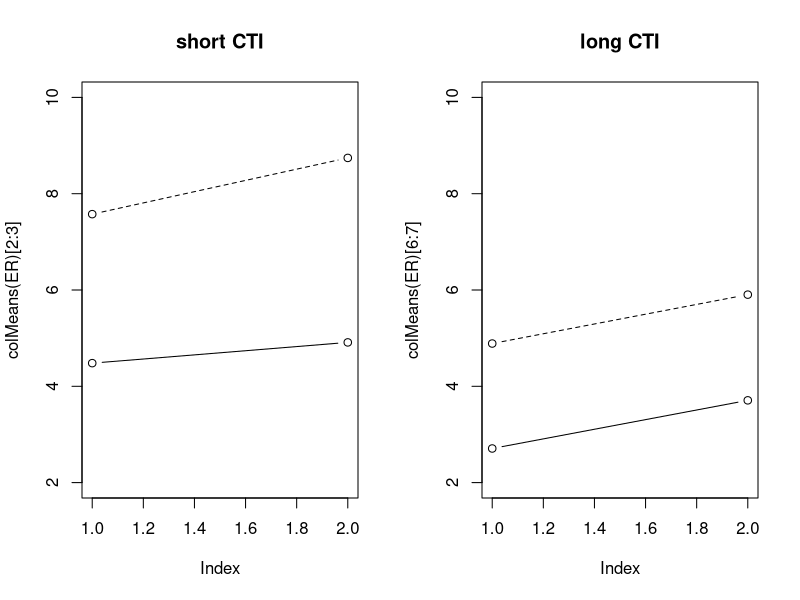

Write the R code that produced this figure. (Note: this script raises an error after producing the figure.)
rm(list=ls())
Data <- read.table('trial_level_data.csv',header=T,sep=',')

#Columns in data indicate:
#1: trl_idx (trial index within participants)
#2: RT (response time; miss trial RT is set to zero, for false alarms this is negative because the response was prior to the stimulus)
#3: response (1 or 0, indicating if a response was given or not)
#4: subj_idx (participant index, starting at zero)
#5: condition (0=catch, 1=valid, 2=invalid)
#6: difficulty (0=catch, 1=easy, 2=difficult)
#7: stim (0=catch, 1=stim present);
#8: correct (1=correct, 0=incorrect)
#9: cti: (0=short interval, 1=long interval)


## stats for misses ##

#excluce catch trials
Data <- subset(Data,condition!=0)

#For the main analyses exclude trials where ppts respond before target onset (i.e., false alarms)
#seperately create a DF without misses but with false alarms (i.e. rt==0)
FalseAlarms <- subset(Data,rt != 0) #exclude misses
Data <- subset(Data,rt>=0)

#double check if everything is there
table(Data$subj_idx)
table(Data$condition,Data$difficulty,Data$cti)
table(Data$subj_idx,Data$condition,Data$difficulty,Data$cti)

#reshape and make a plot
library(reshape)
ER <- with(Data,aggregate(correct,by=list(condition=condition,difficulty=difficulty,cti=cti,subj_idx=subj_idx),mean));ER <- cast(ER,subj_idx~cti+difficulty+condition)
ER <- ER*100;ER <- 100-ER
par(mfrow=c(1,2))
plot(colMeans(ER)[2:3],type='b',ylim=c(2,10),main='short CTI')
lines(colMeans(ER)[4:5],type='b',lty=2)
plot(colMeans(ER)[6:7],type='b',ylim=c(2,10),main="long CTI")
lines(colMeans(ER)[8:9],type='b',lty=2)

#Now run mixed model analysis
library(lme4);library(car);library(effects);library(multcomp)
Data$condition <- as.factor(Data$condition)
Data$difficulty <- as.factor(Data$difficulty)
Data$cti <- as.factor(Data$cti)
fit <- glmer(correct~condition*difficulty*cti+(1|subj_idx),data=Data,family=binomial,glmerControl(optimizer="bobyqa",optCtrl=list(maxfun=500000)))
fit_a <- glmer(correct~condition*difficulty*cti+(condition|subj_idx),data=Data,family=binomial,glmerControl(optimizer="bobyqa",optCtrl=list(maxfun=500000)))
fit_b <- glmer(correct~condition*difficulty*cti+(difficulty|subj_idx),data=Data,family=binomial,glmerControl(optimizer="bobyqa",optCtrl=list(maxfun=500000)))
fit_c <- glmer(correct~condition*difficulty*cti+(cti|subj_idx),data=Data,family=binomial,glmerControl(optimizer="bobyqa",optCtrl=list(maxfun=500000)))
anova(fit,fit_a) #n.s.
anova(fit,fit_b) #p=.003, BIC=6147
anova(fit,fit_c) #p<.001, BIC=6141
fit2 <- glmer(correct~condition*difficulty*cti+(difficulty+cti|subj_idx),data=Data,family=binomial,glmerControl(optimizer="bobyqa",optCtrl=list(maxfun=500000)))
#singularity warning, so use the model with the lowest BIC instead
Anova(fit_c)

data.frame(effect('condition',fit_c))
data.frame(effect('difficulty',fit_c))
data.frame(effect('cti',fit_c))

#check validity effect in short cti
short <- subset(Data,cti==0)
fit_short_cti <- glmer(correct~condition*difficulty+(difficulty|subj_idx),data=short,family=binomial,glmerControl(optimizer="bobyqa",optCtrl=list(maxfun=500000)))
Anova(fit_short_cti)

#post-hoc contrast
contrast.matrix <- rbind("validity in easy"= c(0, 1, 0, 0),
                         "validity in hard"= c(0, 1, 0, 1))
summary(glht(fit_short_cti, linfct=contrast.matrix), test=adjusted("none"))

#sanity check to make sure it's correct
# short_easy <- subset(short,difficulty==1)
# short_hard <- subset(short,difficulty==2)
# fit_short_easy <- glmer(correct~condition+(1|subj_idx),data=short_easy,family=binomial,glmerControl(optimizer="bobyqa",optCtrl=list(maxfun=500000)))
# fit_short_hard <- glmer(correct~condition+(1|subj_idx),data=short_hard,family=binomial,glmerControl(optimizer="bobyqa",optCtrl=list(maxfun=500000)))
# fit_short_easy
# fit_short_hard

#check validity effect in long cti
long <- subset(Data,cti==1)
fit_long_cti <- glmer(correct~condition*difficulty+(1|subj_idx),data=long,family=binomial,glmerControl(optimizer="bobyqa",optCtrl=list(maxfun=500000)))
Anova(fit_long_cti)

#post-hoc contrast
contrast.matrix <- rbind("validity in easy"= c(0, 1, 0, 0),
                         "validity in hard"= c(0, 1, 0, 1))
summary(glht(fit_long_cti, linfct=contrast.matrix), test=adjusted("none"))

#sanity check to make sure it's correct
# long_easy <- subset(long,difficulty==1)
# long_hard <- subset(long,difficulty==2)
# fit_long_easy <- glmer(correct~condition+(1|subj_idx),data=long_easy,family=binomial,glmerControl(optimizer="bobyqa",optCtrl=list(maxfun=500000)))
# fit_long_hard <- glmer(correct~condition+(1|subj_idx),data=long_hard,family=binomial,glmerControl(optimizer="bobyqa",optCtrl=list(maxfun=500000)))
# fit_long_easy
# fit_long_hard


## stats for false alarms ##

#Finally, look at the effects of false alarms (i.e., trials where rt<0)
#because the stimulus wasn't seen yet, don't include difficulty here, only validity and cti
FalseAlarms$condition <- as.factor(FalseAlarms$condition)
FalseAlarms$cti <- as.factor(FalseAlarms$cti)
fit <- glmer(correct~condition*cti+(1|subj_idx),data=FalseAlarms,family=binomial,glmerControl(optimizer="bobyqa",optCtrl=list(maxfun=500000)))
fit_a <- glmer(correct~condition*cti+(condition|subj_idx),data=FalseAlarms,family=binomial,glmerControl(optimizer="bobyqa",optCtrl=list(maxfun=500000)))
fit_b <- glmer(correct~condition*cti+(cti|subj_idx),data=FalseAlarms,family=binomial,glmerControl(optimizer="bobyqa",optCtrl=list(maxfun=500000)))
anova(fit,fit_a) #n.s.
anova(fit,fit_b) #p<.003
#best model is fit_b
Anova(fit_b) #main effect of cti, and interaction with condition

plot(effect('cti',fit_b))  #0=short cti, 1=long cti
plot(effect('condition:cti',fit_b))

#Check the validity effect for each cti
contrast.matrix <- rbind("validity in cti 0"= c(0, 1, 0, 0),
                         "validity in cti 1"= c(0, 1, 0, 1))
summary(glht(fit_b, linfct=contrast.matrix), test=adjusted("none"))
